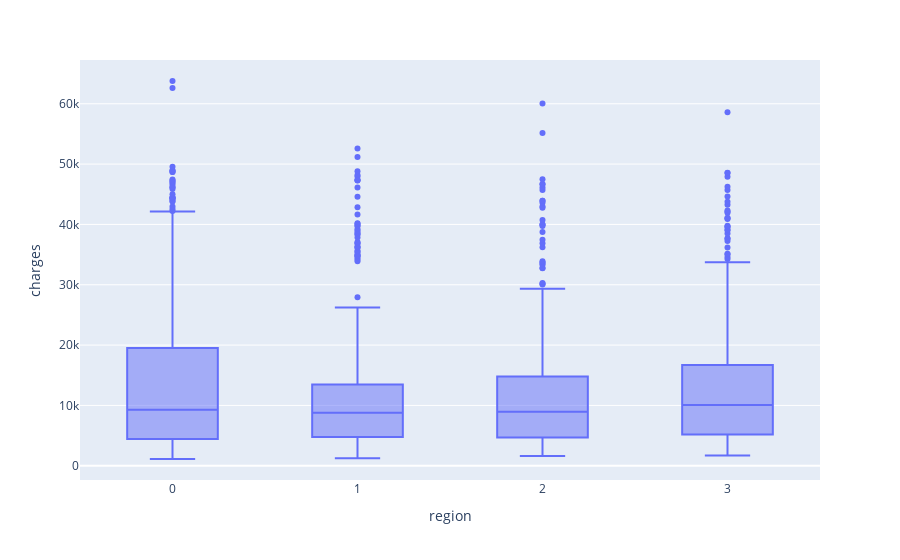

Write notebook code for a chart like this one.
### Code cell
fig = px.box(df, x="region", y="charges")
fig.show()

### Figure 1 — Plotly figure (JSON) as saved in the notebook; plotly's stock layout.template omitted (floating-point values rounded to 4 significant figures; data arrays with more than 128 entries replaced by an {"elided": "..."} marker saying what was removed)
{"data": [{"alignmentgroup": "True", "hovertemplate": "region=%{x}<br>charges=%{y}<extra></extra>", "legendgroup": "", "marker": {"color": "#636efa"}, "name": "", "notched": false, "offsetgroup": "", "orientation": "v", "showlegend": false, "type": "box", "x": {"elided": "1338 int values"}, "x0": " ", "xaxis": "x", "y": {"elided": "1338 float values"}, "y0": " ", "yaxis": "y"}], "layout": {"boxmode": "group", "legend": {"tracegroupgap": 0}, "margin": {"t": 60}, "xaxis": {"anchor": "y", "domain": [0, 1], "title": {"text": "region"}}, "yaxis": {"anchor": "x", "domain": [0, 1], "title": {"text": "charges"}}}}
